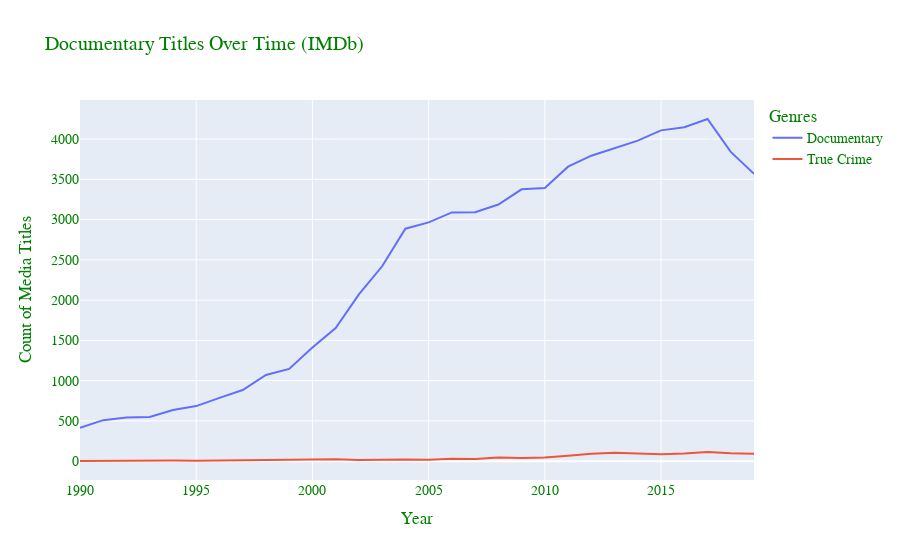

Here is the notebook cell this chart was saved with:
### Code cell
def genre_chart(genre):
    '''
    Creates a plotly bar chart for the given genre
    Accepts as it's first argument:
    'Documentary' 'Short' 'Animation' 'Sport' 'Action' 'Comedy' 'Romance'
    'Music' 'Drama' 'Western' 'News' 'History' 'Crime' 'Sci-Fi' 'Family'
    'Fantasy' 'Horror' 'Biography' 'War' 'Adventure' 'Mystery' 'Musical'
    'Adult' 'Thriller' 'Film-Noir' 'Talk-Show' 'Game-Show' 'Reality-TV'
    
    For years between 1990 and 2020
    '''
    fig = go.Figure()
    
    #fig = px.line(x=list(genres_by_year[genre].keys()), y=list(genres_by_year[genre].values()))
    
    fig.add_trace(go.Scatter(x=list(genres_by_year[genre].keys()), y=list(genres_by_year[genre].values()),
                    mode='lines', name=f'{genre}'));
    
    fig.add_trace(go.Scatter(x=list(genres_by_year['True Crime'].keys()), y=list(genres_by_year['True Crime'].values()),
                    mode='lines', name='True Crime'));
    
    fig.update_layout(
        title=f"{genre} Titles Over Time (IMDb)",
        xaxis_title="Year",
        yaxis_title="Count of Media Titles",
        legend_title="Genres",
        font=dict(
            family="Times New Roman",
            size=14,
            color="Green"
        )
    );
    return fig.show()

genre_chart('Documentary')

### Figure 1 — Plotly figure (JSON) as saved in the notebook; plotly's stock layout.template omitted (floating-point values rounded to 4 significant figures)
{"data": [{"mode": "lines", "name": "Documentary", "type": "scatter", "x": [1990, 1991, 1992, 1993, 1994, 1995, 1996, 1997, 1998, 1999, 2000, 2001, 2002, 2003, 2004, 2005, 2006, 2007, 2008, 2009, 2010, 2011, 2012, 2013, 2014, 2015, 2016, 2017, 2018, 2019], "y": [414, 509, 542, 548, 635, 684, 786, 883, 1071, 1146, 1412, 1654, 2072, 2420, 2887, 2965, 3089, 3091, 3187, 3376, 3391, 3657, 3793, 3891, 3981, 4108, 4147, 4249, 3841, 3569]}, {"mode": "lines", "name": "True Crime", "type": "scatter", "x": [1990, 1991, 1992, 1993, 1994, 1995, 1996, 1997, 1998, 1999, 2000, 2001, 2002, 2003, 2004, 2005, 2006, 2007, 2008, 2009, 2010, 2011, 2012, 2013, 2014, 2015, 2016, 2017, 2018, 2019], "y": [2, 5, 11, 6, 8, 6, 9, 6, 12, 13, 21, 23, 15, 22, 20, 16, 31, 26, 45, 40, 45, 68, 93, 106, 95, 87, 94, 114, 98, 92]}], "layout": {"font": {"color": "Green", "family": "Times New Roman", "size": 14}, "legend": {"title": {"text": "Genres"}}, "title": {"text": "Documentary Titles Over Time (IMDb)"}, "xaxis": {"title": {"text": "Year"}}, "yaxis": {"title": {"text": "Count of Media Titles"}}}}
